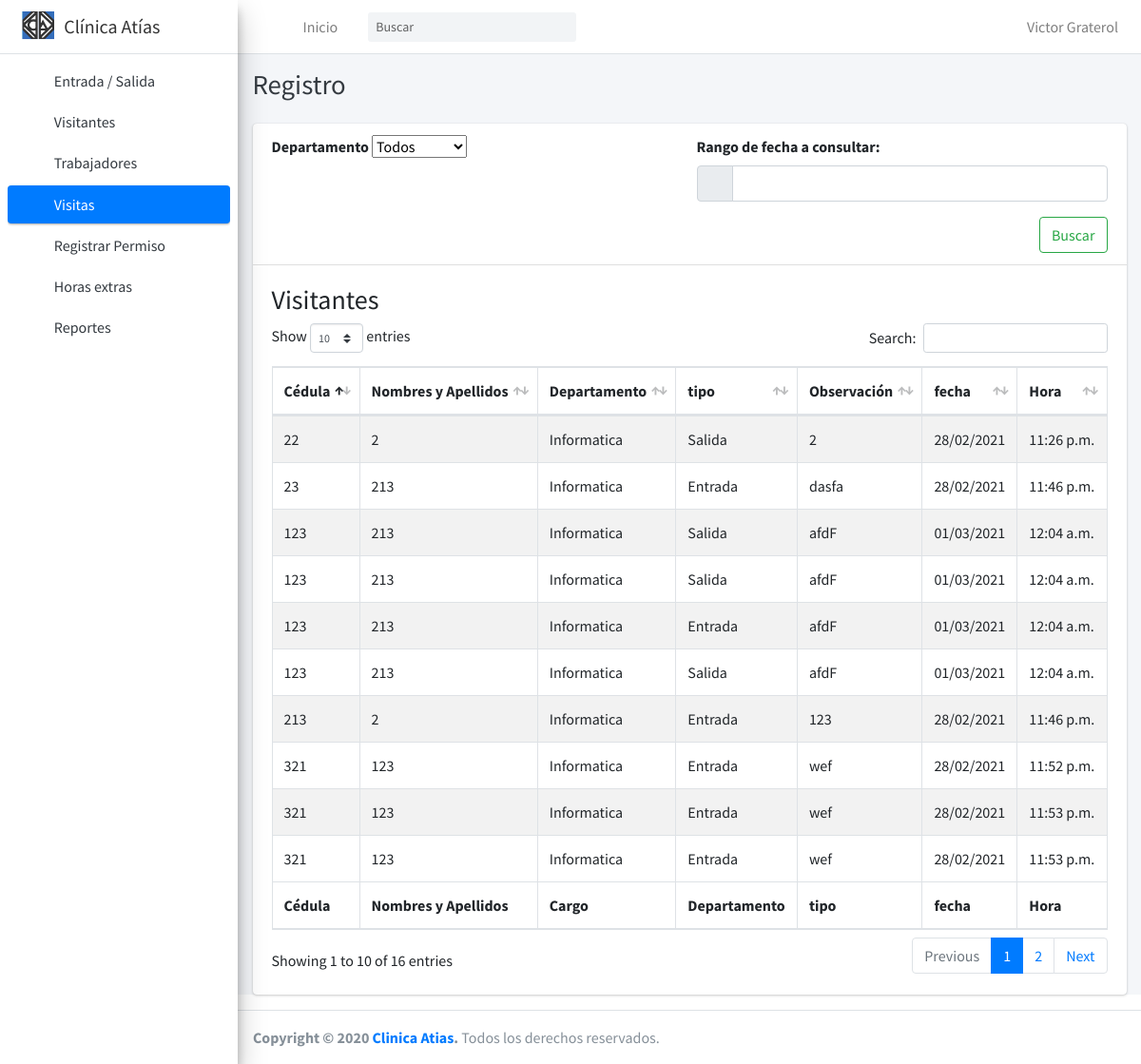
The page /visitas (signed in) on the database its author committed.
### core/models.py (models this page shows)
class visitantes(models.Model):
    tipo_marca = [
        ('E', 'Entrada'),
        ('S', 'Salida'),
    ]
    nombre = models.CharField(max_length=100 , verbose_name='Nombre')
    apellido = models.CharField(max_length=100 , verbose_name='Apellido')
    cedula = models.IntegerField(verbose_name='Cédula')
    fecha = models.DateTimeField(auto_now_add=True, verbose_name='fecha')
    tipo = models.CharField(max_length=1, verbose_name="Tipo", choices=tipo_marca, default='E')
    observacion = models.TextField(verbose_name="Observaciones", blank=True, null=True)
    departamento = models.ForeignKey(departamento, verbose_name="Departamento", on_delete=models.PROTECT)

### registration/models.py (models this page shows)
class departamento(models.Model):
    nombre = models.CharField(max_length=150 , verbose_name='Nombre')
    def __str__(self):
        return self.nombre

### core/views.py (the view)
# urls.py: path('visitas', views.VisitasListView.as_view(), name ='visitas'),
@method_decorator(login_required, name='dispatch')
class VisitasListView(ListView):
    model = visitantes
    template_name = 'core/visitas.html'
    def get_queryset(self):
        if self.request.GET:
            desde, hasta = self.request.GET['reservation'].split('-')
            desde = desde.strip(' ')
            hasta = hasta.strip(' ')
            desde = datetime.strptime(desde, '%d/%m/%Y')
            hasta = datetime.strptime(hasta, '%d/%m/%Y')
            object_list = self.model.objects.filter(fecha__gte = desde.strftime('%Y-%m-%d 00:00:00'),fecha__lte = hasta.strftime('%Y-%m-%d 23:59:59'))
            if self.request.GET['departamento'] != "0":
                object_list = object_list.filter(departamento = self.request.GET['departamento'])
        else:
            object_list = self.model.objects.all()
        return object_list
    def get_context_data(self, **kwargs):
        context = super().get_context_data(**kwargs)
        dep = departamento.objects.all()
        context["departamento"] = dep
        return context

### core/templates/core/visitas.html (shortened to what this page needs)
{% extends "core/base.html" %}
{% load static %}
{% block titulo %} Registro {% endblock %}
{% block head %}
  <link rel="stylesheet" href="{% static 'core/plugins/datatables-bs4/css/dataTables.bootstrap4.min.css' %}">
  <link rel="stylesheet" href="{% static 'core/plugins/datatables-responsive/css/responsive.bootstrap4.min.css' %}">
  <link rel="stylesheet" href="{% static 'core/plugins/daterangepicker/daterangepicker.css' %}">
  <link rel="stylesheet" href="{% static 'core/plugins/select2/css/select2.min.css' %}">
  <link rel="stylesheet" href="{% static 'core/plugins/select2-bootstrap4-theme/select2-bootstrap4.min.css' %}">
  <link rel="stylesheet" href="{% static 'core/plugins/bootstrap4-duallistbox/bootstrap-duallistbox.min.css' %}">
{% endblock %}
{% block contenido %}
    <div class="card">
        <div class="card-header">
            <form method="GET">
                <div class="row">
                    <div class="col-6">
                        <div class="form-group">
                            <label>Departamento</label>
                            <select class="select2bs4" name="departamento" id="departamento" required>
                            <option value = "0">Todos</option>
                            </select>
                        </div>
                    </div>
                    <div class="col-6">
                        <div class="form-group">
                            <label>Rango de fecha a consultar:</label>
                            <div class="input-group">
                                <div class="input-group-prepend">
                                <span class="input-group-text">
                                    <i class="far fa-calendar-alt"></i>
                                </span>
                                </div>
                                <input type="text" class="form-control float-right" id="reservation" name="reservation" value="{{ request.POST.reservation }}">
                            </div>
                        </div>
                    </div>
                </div>
                <input type="submit" class="btn btn-outline-success float-right" value="Buscar">
            </form>
        </div>
        <div class="card-body">
            <h3>Visitantes</h3>
            <table id="example1" class="table table-bordered table-striped">
                <thead>
                    <tr>
                        <th>Cédula</th>
                        <th>Nombres y Apellidos</th>
                        <th>Departamento</th>
                        <th>tipo</th>
                        <th>Observación</th>
                        <th>fecha</th>
                        <th>Hora</th>
                    </tr>
                </thead>
                <tbody>
                    {% for hora in object_list %}
                        <tr>
                            <td> {{ hora.cedula}} </td>
                            <td>{{ hora.nombre}} {{ hora.trabajador.apellido}}</td>
                            <td>{{ hora.departamento}}</td>
                            <td>{{ hora.get_tipo_display }}</td>
                            <td>{{ hora.observacion}}</td>
                            <td> {{ hora.fecha|date:"d/m/Y" }}</td>
                            <td> {{ hora.fecha|date:"P" }}</td>
                        </tr>
                    {% endfor %}
                </tbody>
                <tfoot>
                    <tr>
                        <th>Cédula</th>
                        <th>Nombres y Apellidos</th>
                        <th>Cargo</th>
                        <th>Departamento</th>
                        <th>tipo</th>
                        <th>fecha</th>
                        <th>Hora</th>
                    </tr>
                </tfoot>
            </table>
        </div>
    </div>
{% endblock %}

### core/templates/core/base.html (shortened to what this page needs)
<!DOCTYPE html>
{% load static %}
<html>
<head>
  <link rel="stylesheet" href="{% static 'core/plugins/fontawesome-free/css/all.min.css' %}">
  <link rel="stylesheet" href="https://code.ionicframework.com/ionicons/2.0.1/css/ionicons.min.css">
  <link rel="stylesheet" href="{% static 'core/plugins/tempusdominus-bootstrap-4/css/tempusdominus-bootstrap-4.min.css' %}">
  <link rel="stylesheet" href="{% static 'core/plugins/icheck-bootstrap/icheck-bootstrap.min.css' %}">
  <link rel="stylesheet" href="{% static 'core/dist/css/adminlte.min.css' %}">
  <link rel="stylesheet" href="{% static 'core/plugins/overlayScrollbars/css/OverlayScrollbars.min.css' %}">
  <link rel="stylesheet" href="{% static 'core/plugins/jqvmap/jqvmap.min.css' %}">
  <link rel="stylesheet" href="{% static 'core/plugins/summernote/summernote-bs4.css' %}">
  <link rel="stylesheet" href="{% static 'core/plugins/select2/css/select2.min.css' %}">
  <link rel="stylesheet" href="{% static 'core/plugins/select2-bootstrap4-theme/select2-bootstrap4.min.css' %}">
  {% block head %}
  {% endblock %}
</head>
<body class="hold-transition sidebar-mini layout-fixed {% block sidebar %} {% endblock %}">
<div class="wrapper">
  <nav class="main-header navbar navbar-expand navbar-white navbar-light">
    <ul class="navbar-nav">
      <li class="nav-item">
        <a class="nav-link" data-widget="pushmenu" href="#" role="button"><i class="fas fa-bars"></i></a>
      </li>
      <li class="nav-item d-none d-sm-inline-block">
        <a href="{% url 'core:index' %}" class="nav-link">Inicio</a>
      </li>
    </ul>
    <form class="form-inline ml-3">
      <div class="input-group input-group-sm">
        <input class="form-control form-control-navbar" type="search" placeholder="Buscar" aria-label="Search">
        <div class="input-group-append">
          <button class="btn btn-navbar" type="submit">
            <i class="fas fa-search"></i>
          </button>
        </div>
      </div>
    </form>
    <ul class="navbar-nav ml-auto">
      <li class="nav-item dropdown user-menu">
        {% if request.user.is_authenticated %}
          <a href="#" class="nav-link dropdown-toggle" data-toggle="dropdown" aria-expanded="false">
            <span class="d-none d-md-inline"><i class="far fa-user"></i> {{ request.user.first_name }} {{ request.user.last_name }}</span>
          </a>
        {% else %}
          <a href="{% url 'login' %}" class="btn btn-outline-primary float-right"> <i class="far fa-user"></i> Iniciar Sesión</a>
        {% endif %}
      </li>
    </ul>
  </nav>
  <aside class="main-sidebar elevation-4 sidebar-light-primary">
    <a href="{% url 'core:index' %}" class="brand-link navbar-white">
      <img src="{% static 'core/images/logo.png' %}" alt="Clínica Atías Logo" class="brand-image" style="opacity: .8">
      <span class="brand-text font-weight-light"><b>Clínica Atías</b></span>
    </a>
    <div class="sidebar">
      <nav class="mt-2">
        <ul class="nav nav-pills nav-sidebar flex-column" data-widget="treeview" role="menu" data-accordion="false">
          <li class="nav-item">
            <a href="{% url 'core:index' %}" class="nav-link {% if request.path == '/' %} active {% endif %}">
              <i class="nav-icon fas fa-edit"></i>
              <p>
                Entrada / Salida
              </p>
            </a>
          </li>
          <li class="nav-item">
            <a href="{% url 'core:visitantes_add' %}" class="nav-link {% if "visitantes" in request.path %} active {% endif %}">
              <i class="nav-icon fas fa-edit"></i>
              <p>
                Visitantes
              </p>
            </a>
          </li>
          {% if request.user.is_authenticated %}
            <li class="nav-item">
              <a href="{% url 'core:trabajadores' %}" class="nav-link {% if 'trabajadores' in request.path %} active {% endif %}">
                <i class="nav-icon fas fa-users"></i>
                <p>
                  Trabajadores
                </p>
              </a>
            </li>
            <li class="nav-item">
              <a href="{% url 'core:visitas' %}" class="nav-link {% if 'visitas' in request.path %} active {% endif %}">
                <i class="nav-icon fas fa-users"></i>
                <p>
                  Visitas
                </p>
              </a>
            </li>
            <li class="nav-item">
              <a href="{% url 'core:permisos_add' %}" class="nav-link {% if 'permisos' in request.path %} active {% endif %}">
                <i class="nav-icon fas fa-users"></i>
                <p>
                  Registrar Permiso
                </p>
              </a>
            </li>
            <li class="nav-item">
              <a href="{% url 'core:extras_add' %}" class="nav-link {% if 'extras' in request.path %} active {% endif %}">
                <i class="nav-icon fas fa-calendar-check"></i>
                <p>
                  Horas extras
                </p>
              </a>
            </li>
            <li class="nav-item">
              <a href="{% url 'core:diario' %}" class="nav-link {% if 'diario' in request.path %} active {% endif %}">
                <i class="nav-icon fas fa-calendar-check"></i>
                <p>
                  Reportes
                </p>
              </a>
            </li>
          {% endif %}
        </ul>
      </nav>
    </div>
  </aside>
  <div class="content-wrapper">
    <div class="content-header">
      <div class="container-fluid">
        <div class="row mb-2">
          <div class="col-sm-6">
            <h1 class="m-0 text-dark">{% block titulo %} Inicio {% endblock %}</h1>
          </div>
          <div class="col-sm-6">
          </div>
        </div>
      </div>
    </div>
    <section class="content">
      <div class="container-fluid">
        {% block contenido %} {% endblock %}
      </div>
    </section>
  </div>
  <footer class="main-footer">
    <strong>Copyright &copy; 2020 <a href="http://ClinicaAtias">Clinica Atias</a>.</strong>
    Todos los derechos reservados.
  </footer>
</div>
</body>
</html>

### rows shown on the page
visitantes: cedula "22", nombre "2", departamento "Informatica", tipo "Salida", observacion "2", fecha "28/02/2021", fecha "11:26 p.m."
visitantes: cedula "23", nombre "213", departamento "Informatica", tipo "Entrada", observacion "dasfa", fecha "28/02/2021", fecha "11:46 p.m."
visitantes: cedula "213", nombre "2", departamento "Informatica", tipo "Entrada", observacion "123", fecha "28/02/2021", fecha "11:46 p.m."
visitantes: cedula "321", nombre "123", departamento "Informatica", tipo "Entrada", observacion "wef", fecha "28/02/2021", fecha "11:52 p.m."
visitantes: cedula "321", nombre "123", departamento "Informatica", tipo "Entrada", observacion "wef", fecha "28/02/2021", fecha "11:53 p.m."
visitantes: cedula "321", nombre "123", departamento "Informatica", tipo "Entrada", observacion "wef", fecha "28/02/2021", fecha "11:53 p.m."
visitantes: cedula "123", nombre "213", departamento "Informatica", tipo "Salida", observacion "afdF", fecha "01/03/2021", fecha "12:04 a.m."
visitantes: cedula "123", nombre "213", departamento "Informatica", tipo "Salida", observacion "afdF", fecha "01/03/2021", fecha "12:04 a.m."
visitantes: cedula "123", nombre "213", departamento "Informatica", tipo "Entrada", observacion "afdF", fecha "01/03/2021", fecha "12:04 a.m."
visitantes: cedula "123", nombre "213", departamento "Informatica", tipo "Salida", observacion "afdF", fecha "01/03/2021", fecha "12:04 a.m."

### other values the page prints
{{ request.user.first_name }} "Victor"
{{ request.user.last_name }} "Graterol"
